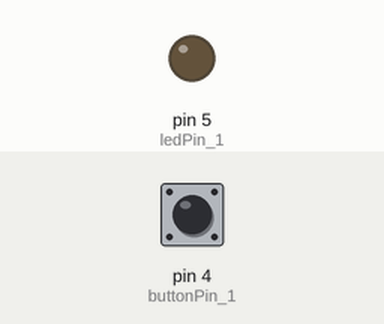
Simulated run of this sketch. Board: Arduino Uno, built with avr-gcc and run on an emulated ATmega328P. Parts: output pins drawn as LEDs (lit = HIGH). Dashed ring = blinking. The inputs (shaded band) are chosen by the test bench; at power-on: pin 4 (buttonPin_1) LOW.

Above: at 1.2 s.
1.3 s: pin 4 (buttonPin_1) pulled HIGH for 0.15 s
At 1.55 s:
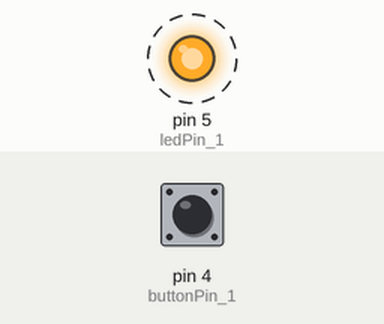
4.3 s: pin 4 (buttonPin_1) pulled HIGH for 1 s
At 4.3 s:
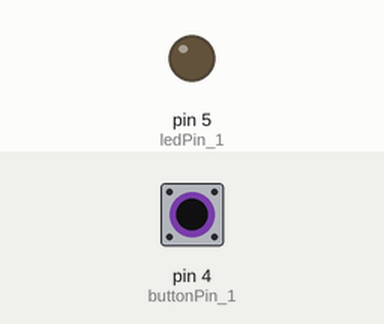
6.8 s: pin 4 (buttonPin_1) pulled HIGH for 3.2 s
At 7.05 s:
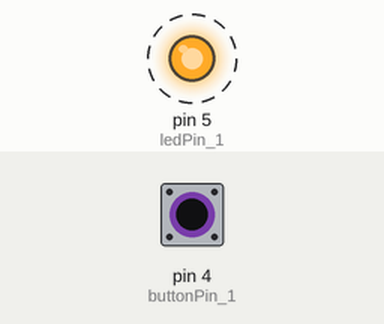
Timing chart, 0 to 17.5 s (numbered marks = the images above; inputs shaded):
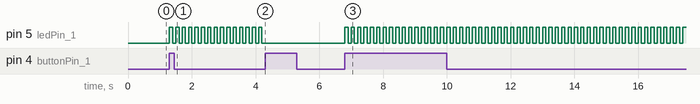

Measured:
- after the input at 1.3 s, pin 5 (ledPin_1): alternates HIGH for 0.10 s and LOW for 0.10 s, starting at once
- after the input at 4.3 s, pin 5 (ledPin_1): stops changing and stays LOW
- after the input at 6.8 s, pin 5 (ledPin_1): alternates HIGH for 0.10 s and LOW for 0.10 s, starting at once

The sketch:

10_SW_LED_cntl_edge_blink.ino
```cpp
/*
  하드웨어 설계
  - SW는 Active HIGH
  - LED는 Active HIGH
*/

const int ledPin_1 = 5;
const int buttonPin_1 = 4;
int led_flag_1 = 0;  // 0:OFF, 1:ON
int cur_btn_val_1 = LOW, pre_btn_val_1 = LOW;

void setup() {
  // put your setup code here, to run once:
  Serial.begin(115200);
  pinMode(buttonPin_1, INPUT);
  pinMode(ledPin_1, OUTPUT);

  // LED를 끄고 시작
  digitalWrite(ledPin_1, LOW);
}

void loop() {
  // put your main code here, to run repeatedly:
  // 현재값 저장
  cur_btn_val_1 = digitalRead(buttonPin_1);

  // 스위치 동작에 따른 상태값 변경
  if (pre_btn_val_1 == LOW && cur_btn_val_1 == HIGH) {
    if (led_flag_1 == 0) {  // 꺼져 있으면 키고
      led_flag_1 = 1;
    } else {  // 켜져 있으면 끄고
      led_flag_1 = 0;
    }
  }

  // 상태값에 따른 동작 구현
  if(led_flag_1 == 1){
    digitalWrite(ledPin_1, HIGH);
    delay(100);
    digitalWrite(ledPin_1, LOW);
    delay(100);
  }

  // 이전값 갱신
  pre_btn_val_1 = cur_btn_val_1;
}
```
